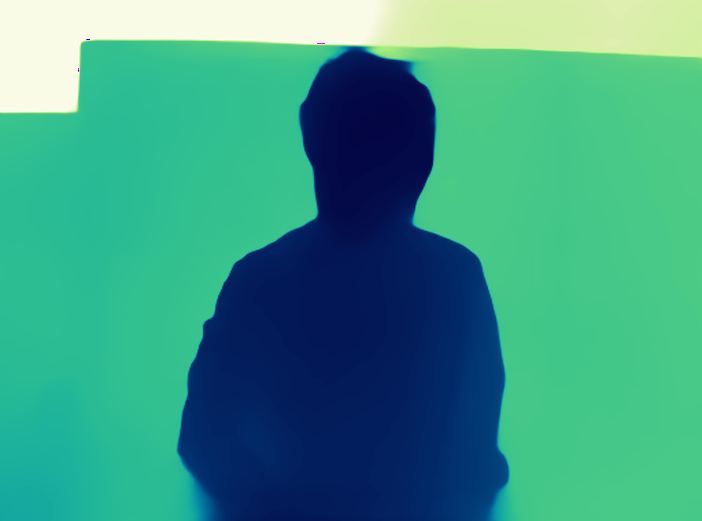
#> input picture depth/1.png, 702 x 521 px; its folder holds only this picture in this run
$ python combine.py
#> lines starting #> are read from the running program, lines starting #| are printed output that depends on the picture
import open3d as o3d
import numpy as np
import cv2

# Load the individual point clouds and depth maps
point_clouds = []
depth_maps = []

for i in range(1, 8):
    pcd = o3d.io.read_point_cloud(f'cloud/{i}.ply')
    depth_map = cv2.imread(f'depth/{i}.png', cv2.IMREAD_GRAYSCALE).astype(np.float32) / 1000.0
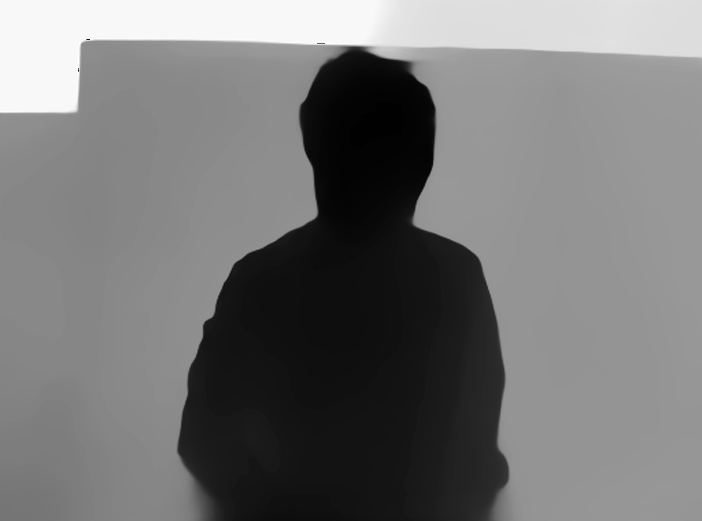
#> depth_map: shape (521, 702) float32; min 0.01, max 0.254, mean 0.123; drawn with min black and max white
#> (the run stopped early here; a loop or call above may not have finished)
